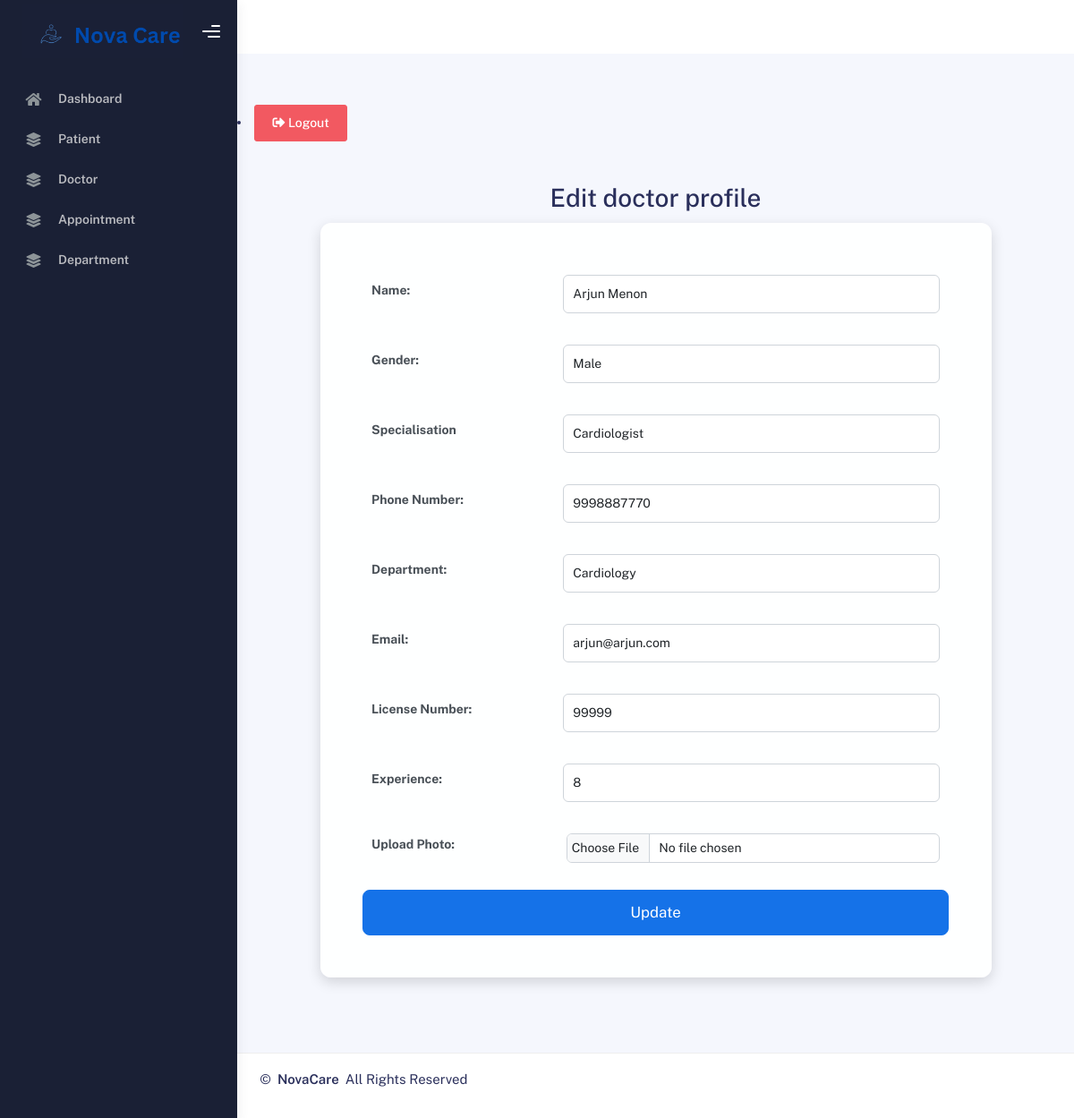
/adminapp/edit_doctor/1 (signed in), run on the app's committed database.
### HospitalApp/models.py (models this page shows, shortened)
class Doctor(models.Model):
    GENDER_CHOICES = [('Male', 'Male'), ('Female', 'Female'), ('Other', 'Other')]
    STATUS_CHOICES = [('Active', 'Active'), ('Resigned', 'Resigned'), ('Retired', 'Retired'), ('Transferred', 'Transferred'), ('Terminated', 'Terminated')]
    user = models.OneToOneField(CustomUser, on_delete=models.CASCADE, related_name="doctor_profile")
    name = models.CharField(max_length=100)
    specialization = models.CharField(max_length=100)
    gender = models.CharField(max_length=10, choices=GENDER_CHOICES, verbose_name="Gender")
    phone = models.CharField(max_length=15, validators=[RegexValidator(regex=r'^\d{10}$', message="Enter a valid phone number")])
    email = models.EmailField()
    department = models.ForeignKey(Department, on_delete=models.CASCADE)
    license_no = models.CharField(max_length=50, unique=True, verbose_name="License Number")
    experience = models.PositiveIntegerField()
    photo = models.ImageField(upload_to='media/doctor_photos/', blank=True, null=True)
    status = models.CharField(max_length=15, choices=STATUS_CHOICES, default='Active')

### HospitalAdminApp/views.py (the view)
# urls.py: path('edit_doctor/<int:pk>', views.edit_doctor, name='edit_doctor'),
@login_required(login_url="admin_login")
@user_passes_test(is_admin)
def edit_doctor(request, pk):
    doctor = get_object_or_404(Doctor, pk=pk)  # Get the doctor by ID
    if request.method == "POST":
        form = DoctorForm(request.POST, request.FILES, instance=doctor)  # Load form with existing data
        if form.is_valid():
            form.save()
            messages.success(request, "Doctor details updated successfully!")
            return redirect('admin_home')  # Redirect to admin dashboard after update
        else:
            messages.error(request, "Invalid data entered. Please check your details.")
    else:
        form = DoctorForm(instance=doctor)  # Pre-fill form with doctor's current details
    return render(request, 'HospitalAdminApp/admin_template/edit_doctor.html', {'form': form, 'doctor': doctor})

### HospitalApp/forms.py
class DoctorForm(forms.ModelForm):
    class Meta:
        model = Doctor
        exclude = ['user','status']
        widgets = {
            'name': forms.TextInput(attrs={'class': 'form-control', 'placeholder': 'Enter full name'}),
            'gender': forms.Select(attrs={'class': 'form-control', 'placeholder': 'Select'}),
            'specialization': forms.TextInput(attrs={'class': 'form-control', 'placeholder': 'Enter specialization'}),
            'phone': forms.TextInput(attrs={'class': 'form-control', 'placeholder': 'Enter 10-digit phone number'}),
            'department': forms.Select(attrs={'class': 'form-control', 'placeholder': 'Select department'}),
            'license_no': forms.TextInput(attrs={'class': 'form-control', 'placeholder': 'Enter license number'}),
            'experience': forms.TextInput(attrs={'class': 'form-control', 'placeholder': 'Enter years of experience'}),
            'photo': forms.FileInput(attrs={'class': 'form-control'}),
           'email': forms.EmailInput(attrs={'class': 'form-control', 'placeholder': 'Enter email'}),
        }

### HospitalAdminApp/views.py (called while the page is built)
def is_admin(user):
    return user.is_authenticated and user.user_type == "admin" or user.is_superuser

### HospitalApp/models.py (called while the page is built)
    def __str__(self):
        return self.name

### templates/HospitalAdminApp/admin_template/edit_doctor.html (shortened to what this page needs)
{% extends 'HospitalAdminApp/admin_template/admin_base.html' %}
{% load static %}
{% block content %}
<div class="container mt-5">
    <h2 class="text-center" style="font-size: 2rem;">Edit doctor profile</h2>
    <div class="card custom-card">
        <div class="card-body">
            <form method="POST" enctype="multipart/form-data">
                <div class="form-group">
                    <label for="id_name" class="form-label">Name:</label>
                    {{ form.name }}
                </div>
                <div class="form-group">
                    <label for="id_gender" class="form-label">Gender:</label>
                    {{ form.gender }}
                </div>
                <div class="form-group">
                    <label for="id_specialization" class="form-label">Specialisation</label>
                    {{ form.specialization}}
                </div>
                <div class="form-group">
                    <label for="id_doctor_phone" class="form-label">Phone Number:</label>
                    {{ form.phone }}
                </div>
                <div class="form-group">
                    <label for="id_department" class="form-label">Department:</label>
                    {{ form.department }}
                </div>
                <div class="form-group">
                    <label for="id_email" class="form-label">Email:</label>
                    {{ form.email }}
                </div>
                <div class="form-group">
                    <label for="id_license_no" class="form-label">License Number:</label>
                    {{ form.license_no }}
                </div>
                <div class="form-group">
                    <label for="id_experience" class="form-label">Experience:</label>
                    {{ form.experience }}
                </div>
                <div class="form-group">
                    <label for="id_photo" class="form-label">Upload Photo:</label>
                    {{ form.photo }}
                </div>
                <div class="text-center">
                    <button type="submit" class="btn btn-primary btn-lg">Update</button>
                </div>
            </form>
        </div>
    </div>
    <br><br>
    <br><br>
</div>
{% endblock %}

### templates/HospitalAdminApp/admin_template/edit_doctor.html (style rules this page uses)
.custom-card { max-width: 750px; margin: 0 auto; padding: 30px; background: rgba(255, 255, 255, 0.95); border-radius: 12px; box-shadow: 0px 5px 15px rgba(0, 0, 0, 0.15); }
.form-label { font-weight: bold; font-size: 1rem; }
.form-group { display: flex; align-items: center; justify-content: space-between; margin-bottom: 15px; }
.form-group label { flex: 1; text-align: left; padding-right: 15px; }
.form-group .form-control, .form-group select, .form-group input { flex: 2; width: 100%; padding: 10px; font-size: 1rem; border-radius: 6px; border: 1px solid #ced4da; background: #fff; }
.form-group input[type="file"] { padding: 5px; }
.text-center { margin-top: 20px; }
.btn-primary { width: 100%; font-size: 1.2rem; padding: 12px; border-radius: 8px; transition: background 0.3s, transform 0.2s; }

### data on the page
Doctor: name "Arjun Menon", gender "Male", specialization "Cardiologist", phone "9998887770", department "Cardiology", email "arjun@arjun.com", license_no "99999", experience "8"
